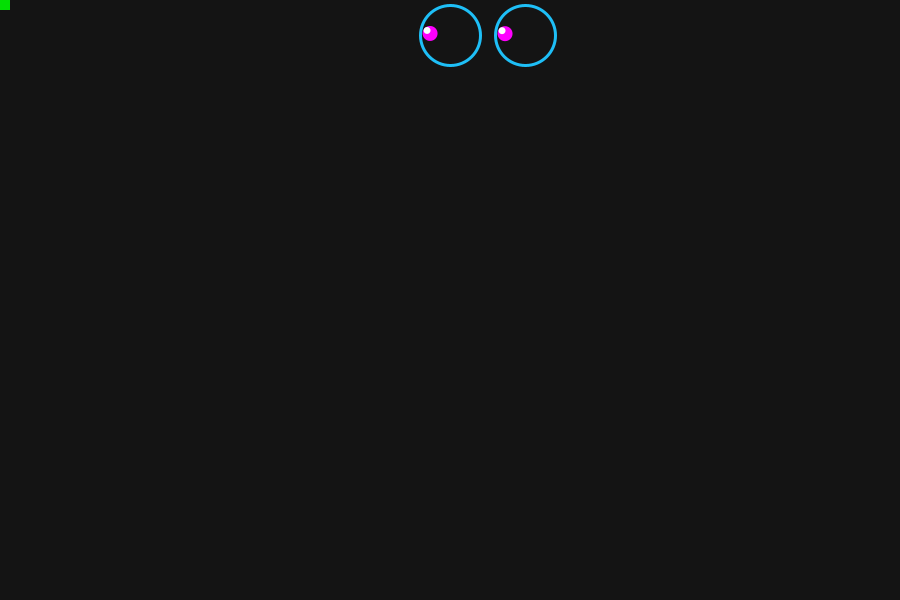
Frame 1 (no input)
Frame 60 (the mouse pressed at the canvas centre just before this capture): identical to frame 1, image omitted
Frame 120 (the mouse held since frame 60 and released just before this capture): identical to frame 1, image omitted

The Processing sketch that drew this single still picture (run headless with seeded random() and noise(); from frame 60 on, the mouse is pressed at the canvas centre):

// Processing sketch: Stationary_Eye_That_Looks_FINAL
// ── Stationary_Eye_That_Looks_FINAL.pde
/*For this eye we got help from https://processing.org/reference/PVector_normalize_.html,
 https://processing.org/reference/PVector_mult_.html, and
 https://processing.org/reference/PVector_sub_.html*/
// but these were also on your website...

int nX, nY, nDirec=0;
PVector vEye = new PVector(nX, nY);
PVector vCenter;
void setup() {
  size(900, 600);
  vCenter = new PVector(width/2, 35);
}
void draw() {
  stroke(255, 255, 0);
  background(20);
  vCenter = new PVector(width/2, 35);
  vEye = new PVector(nX, nY);

  vEye.sub(vCenter);
  vEye.normalize();
  vEye.mult(20);

  pushMatrix();  
  translate(vCenter.x, vCenter.y);

  //line(0, 0, vEye.x, vEye.y);

  noFill();
  stroke(#1EBFF7);
  strokeWeight(3);
  ellipse(0, 0, 60, 60);

  strokeWeight(1);
  noStroke();
  fill(255, 0, 255);
  ellipse(vEye.x, vEye.y, 15, 15);

  fill(255);
  ellipse(vEye.x-3, vEye.y-3, 7, 7);

  popMatrix();

  vEye = new PVector(nX, nY);
  vCenter.x+=75;
  vEye.sub(vCenter);
  vEye.normalize();
  vEye.mult(20);

  pushMatrix();  
  translate(vCenter.x, vCenter.y);

  //line(0, 0, vEye.x, vEye.y);

  noFill();
  stroke(#1EBFF7);
  strokeWeight(3);
  ellipse(0, 0, 60, 60);

  strokeWeight(1);
  noStroke();
  fill(255, 0, 255);
  ellipse(vEye.x, vEye.y, 15, 15);

  fill(255);
  ellipse(vEye.x-3, vEye.y-3, 7, 7);

  popMatrix();

  update();
  rectMode(CENTER);
  fill(0, 255, 0, 220);
  rect (nX, nY, 20, 20);
}
//=====MOVING=====
void keyPressed() {
  if (key == 'w') { 
    nDirec=1;
  } else if (key == 'a') { 
    nDirec=2;
  } else if (key == 's') { 
    nDirec=3;
  } else if (key == 'd') { 
    nDirec=4;
  }
}
void update() {
  if (nX>width) {
    nDirec=2;
  }
  if (nX<0) {
    nDirec=4;
  }
  if (nY>height) {
    nDirec=1;
  }
  if (nY<0) {
    nDirec=3;
  } 
  if (nDirec == 1) { 
    nY += -6;
  } else if (nDirec == 2) { 
    nX += -6;
  } else if (nDirec == 3) { 
    nY += 6;
  } else if (nDirec==4) { 
    nX +=6;
  }
}
